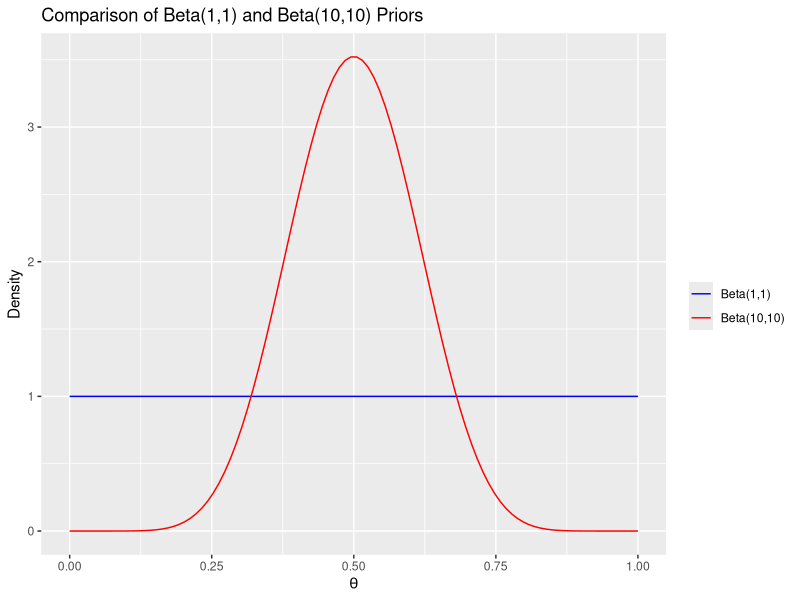
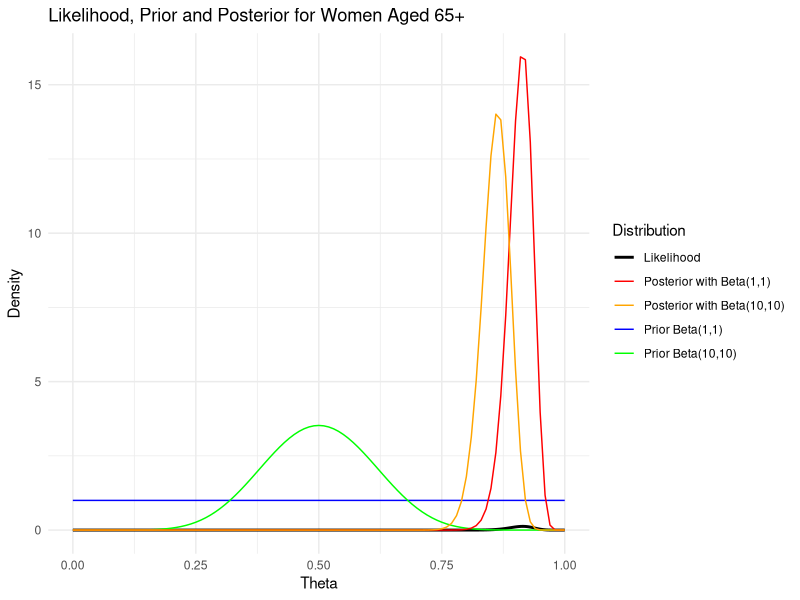

Generate these figures, in order, with R:
## ---- chunk 1
x <- 118
n <- 129
mle <- x/n
se <- sqrt((mle*(1-mle))/n)
z <- 1.96
confidence_interval <- c(mle - z*se, mle + z*se)


# MLE
mle

# Confidence Interval
confidence_interval
## ---- chunk 2
# Add the number of success
alpha <- 1 + x
# Add the number of failure 
beta <- 1 + n-x
# Calculate posterior mean
posterior_mean <- alpha / (alpha + beta)
# Calculate credible interval (quantile-based)
credible_interval <- qbeta(c(0.025, 0.975), alpha, beta)
# Posterior mean
posterior_mean
# Credible interval
credible_interval

## ---- chunk 3
library(tidyverse)

# Define the range of theta
theta <- seq(0, 1, length.out = 100)

# Compute the densities for Beta(1,1) and Beta(10,10)
density_beta_1_1 <- dbeta(theta, 1, 1)
density_beta_10_10 <- dbeta(theta, 10, 10)

# Create a data frame for plotting
df <- data.frame(theta, density_beta_1_1, density_beta_10_10)

# Plot the Beta distributions
ggplot(df, aes(x = theta)) +
  geom_line(aes(y = density_beta_1_1, colour = "Beta(1,1)")) +
  geom_line(aes(y = density_beta_10_10, colour = "Beta(10,10)")) +
  labs(title = "Comparison of Beta(1,1) and Beta(10,10) Priors",
       x = expression(theta),
       y = "Density") +
  scale_colour_manual("", 
                      breaks = c("Beta(1,1)", "Beta(10,10)"),
                      values = c("blue", "red"))
## ---- chunk 4
theta_values <- seq(0, 1, length.out = 1000)

# Likelihood (Binomial)
likelihood <- dbinom(x, size = n, theta_values)

# Define the beta distribution function
beta_distribution <- function(theta, alpha, beta) {
  dbeta(theta, alpha, beta)
}

# Plotting
ggplot(data = data.frame(theta = theta_values, likelihood = likelihood), aes(x = theta)) +
  geom_line(aes(y = likelihood, color = "Likelihood"), size = 1) +
  stat_function(fun = beta_distribution, args = list(alpha = 1, beta = 1), aes(color = "Prior Beta(1,1)")) +
  stat_function(fun = beta_distribution, args = list(alpha = 10, beta = 10), aes(color = "Prior Beta(10,10)")) +
  stat_function(fun = beta_distribution, args = list(alpha = 1 + x, beta = 1 + n - x), aes(color = "Posterior with Beta(1,1)")) +
  stat_function(fun = beta_distribution, args = list(alpha = 10 + x, beta = 10 + n - x), aes(color = "Posterior with Beta(10,10)")) +
  scale_color_manual(values = c("Likelihood" = "black",
                                "Prior Beta(1,1)" = "blue",
                                "Prior Beta(10,10)" = "green",
                                "Posterior with Beta(1,1)" = "red",
                                "Posterior with Beta(10,10)" = "orange"),
) +
  labs(color = "Distribution", title = "Likelihood, Prior and Posterior for Women Aged 65+", x = "Theta", y = "Density") +
  theme_minimal() 

## ---- chunk 5
# Sex ratio at birth in Paris (1781)
male <- 251527
female <- 241945

# Uniform prior
alpha <- 1
beta <- 1

# Posterior
alpha_posterior <- alpha + male
beta_posterior <- beta + female

# Calculate the probability that observing a male birth was less than 0.5
prob <- pbeta(0.5, alpha_posterior, beta_posterior)

prob
